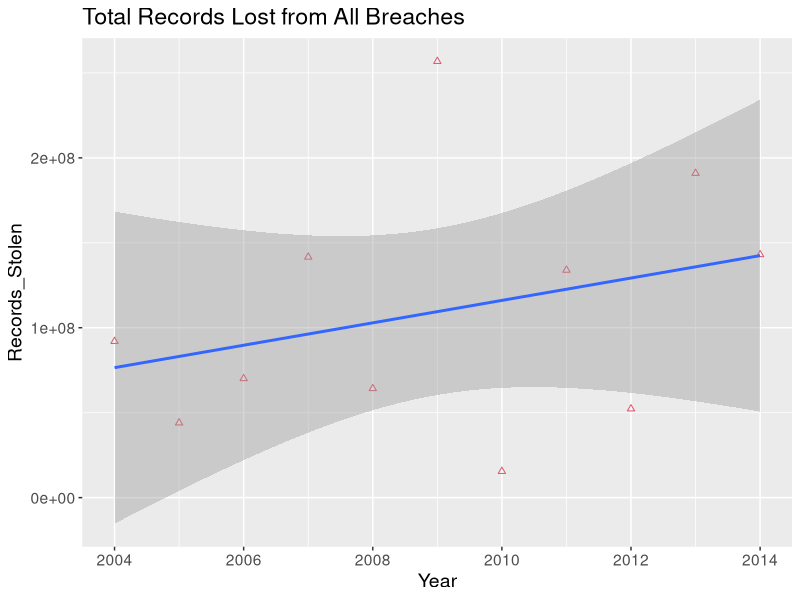
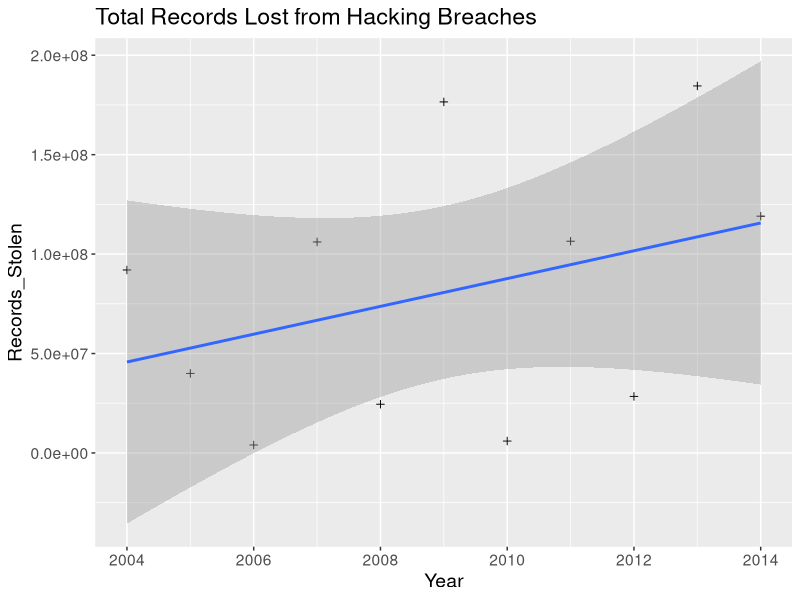
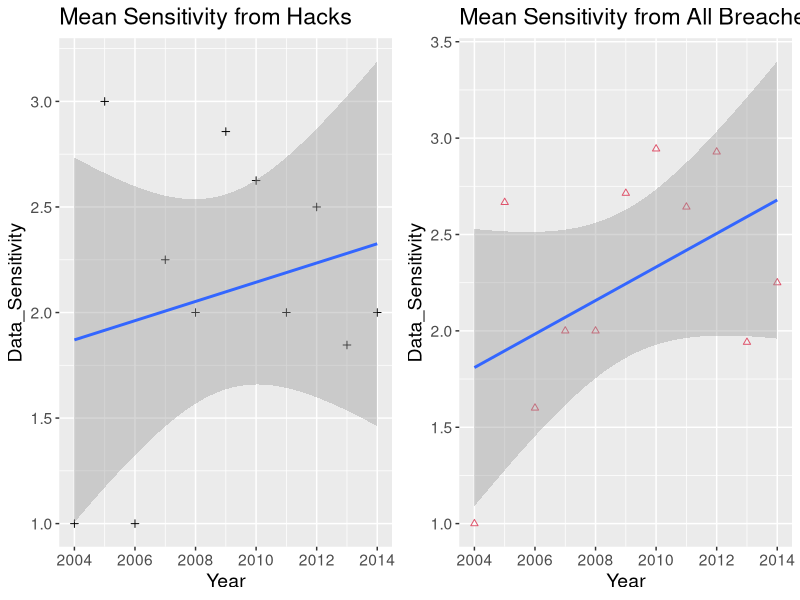

The R script that drew these images, in order:
## ---- chunk 1
        ##get ggplot package
        require(ggplot2)
        require(xtable)
## ---- chunk 2
#


## tried to automate a download of the google docs spreadsheet from this link
##download.file("http://docs.google.com/spreadsheet/ccc?key=0AmenB57kGPGKdHh6eGpTR2lPQl9NZmo3RlVzQ1N2Ymc&single=true&gid=2&range=A1%3AW400#gid=2", "test.csv")
##but was unable to get R to get it. 
##That would be a good addition to the program. 

## Get the data

        Breaches <- read.csv("Balloon Race- Data Breaches - Public Data - Visualisation Data.csv", header=TRUE)

## ---- chunk 3

## DATA CLEANING


        ## delete trailing columns
        Breaches<-Breaches[,1:10]
  
        ##get rid of second desrciptive row
        testt<-as.vector(Breaches[1,] )

                ##function applying as.character to a list   
                tc<-function(x) as.character(x)

        testt<-lapply(testt, tc)
        ##apply colnames
        testt<-tolower(testt)
        testt<-gsub(" ", "", testt)

        colnames(Breaches)<-testt

        Breaches<-Breaches[c(-1, -2),]

        ##get rid of commas in some numerical recorgs
        tempo <- sub("[,]", "", as.character(Breaches$noofrecordsstolen))
        #Breaches$NO.OF.RECORDS.STOLEN <- sub("[,]", "", as.character(Breaches$NO.OF.RECORDS.STOLEN))

        #Make the year numeric

        ##then convert
        Breaches$year<-as.integer(as.numeric(as.character(Breaches$year))+2004)      

        ##Make Breaches numeric
        Breaches$noofrecordsstolen<-as.integer(as.character(Breaches$noofrecordsstolen))



##clean up sensitivity
## This is a little subjective. The legend ranges from 1 to 5, but the data goes to 5000 and sometimes contains multiple impacts
## I have just taken the first character of each line. This will tend to underestimate  


##Turn sensitivity into character
Breaches$datasensitivity<-as.character(Breaches$datasensitivity)
##create function to select first character
first.char <- function(x){
        substring(x, 1, 1)
}
##apply the function
Breaches$datasensitivity <- lapply(Breaches$datasensitivity, first.char)
##turn back into numeric
Breaches$datasensitivity<-as.numeric(Breaches$datasensitivity)


## ---- chunk 4

        ##Print a few random lines and select columns of data
        
                ##can set random seed and create a consistent list of elements if desired
                set.seed(11235)
                ##create elements list
                relem <- sample(1:dim(Breaches)[1],8,replace=FALSE)
                relem <- c(1:2, relem)
                ##create the table to print
                example<-xtable(Breaches[sort(relem),c(1,4,7,9,10)])
                ##print as html
                print(example, type="html", size="small")  



## ---- chunk 5


AggBreaches <- aggregate(Breaches$noofrecordsstolen, list(Year = Breaches$year), sum, na.rm=TRUE)

colnames(AggBreaches) <-c("Year", "Records_Stolen")

par(mar=c(6,5,5,3))

p1<-ggplot(AggBreaches, aes(x=Year, y=Records_Stolen)) +
        geom_point(shape=2, col=2) +
        geom_smooth(method=lm)+
        ggtitle("Total Records Lost from All Breaches") +
        theme(text = element_text(size=14))


print(p1)

## ---- chunk 6

#Create Hacks File
Hacks<-Breaches[grep("hacked", Breaches$methodofleak),]
##aggregate hacks data as a sum
AggHacks <- aggregate(Hacks$noofrecordsstolen, list(Year = Hacks$year), sum, na.rm=TRUE)

colnames(AggHacks) <-c("Year", "Records_Stolen")

p2<-ggplot(AggHacks, aes(x=Year, y=Records_Stolen)) +
        geom_point(shape=3, col=1) +
        geom_smooth(method=lm)+
        ggtitle("Total Records Lost from Hacking Breaches") +
        theme(text = element_text(size=14))

print(p2)

## ---- chunk 7

Breachlm <- lm(Records_Stolen~Year, data = AggBreaches)
Hacklm <- lm(Records_Stolen~Year, data = AggHacks)

#summary(BreachSenslm)

BreachPerYear<-as.integer(Breachlm$coefficient[2]/1000)
HackPerYear<-as.integer(Hacklm$coefficient[2]/1000)

HBratio = signif(100.*(1.-BreachPerYear/HackPerYear),2)


## ---- chunk 8
## I lifted this from http://www.cookbook-r.com/Graphs/Multiple_graphs_on_one_page_(ggplot2)/


# Multiple plot function
#
# ggplot objects can be passed in ..., or to plotlist (as a list of ggplot objects)
# - cols:   Number of columns in layout
# - layout: A matrix specifying the layout. If present, 'cols' is ignored.
#
# If the layout is something like matrix(c(1,2,3,3), nrow=2, byrow=TRUE),
# then plot 1 will go in the upper left, 2 will go in the upper right, and
# 3 will go all the way across the bottom.
#
multiplot <- function(..., plotlist=NULL, file, cols=1, layout=NULL) {
        require(grid)
        
        # Make a list from the ... arguments and plotlist
        plots <- c(list(...), plotlist)
        
        numPlots = length(plots)
        
        # If layout is NULL, then use 'cols' to determine layout
        if (is.null(layout)) {
                # Make the panel
                # ncol: Number of columns of plots
                # nrow: Number of rows needed, calculated from # of cols
                layout <- matrix(seq(1, cols * ceiling(numPlots/cols)),
                                 ncol = cols, nrow = ceiling(numPlots/cols))
        }
        
        if (numPlots==1) {
                print(plots[[1]])
                
        } else {
                # Set up the page
                grid.newpage()
                pushViewport(viewport(layout = grid.layout(nrow(layout), ncol(layout))))
                
                # Make each plot, in the correct location
                for (i in 1:numPlots) {
                        # Get the i,j matrix positions of the regions that contain this subplot
                        matchidx <- as.data.frame(which(layout == i, arr.ind = TRUE))
                        
                        print(plots[[i]], vp = viewport(layout.pos.row = matchidx$row,
                                                        layout.pos.col = matchidx$col))
                }
        }
}
## ---- chunk 9

#Create Hacks File
Hacks<-Breaches[grep("hacked", Breaches$methodofleak),]
##aggregate hacks data as a mean
AggHackSens <- aggregate(Hacks$datasensitivity, list(Year = Hacks$year), mean, na.rm=TRUE)

colnames(AggHackSens) <-c("Year", "Data_Sensitivity")

p1<-ggplot(AggHackSens, aes(x=Year, y=Data_Sensitivity)) +
        geom_point(shape=3, col=1) +
        geom_smooth(method=lm)+
        ggtitle("Mean Sensitivity from Hacks") +
        theme(text = element_text(size=14))

## ---- chunk 10


##aggregate Breaches data as a mean
AggBreachSens <- aggregate(Breaches$datasensitivity, list(Year = Breaches$year), mean, na.rm=TRUE)

colnames(AggBreachSens) <-c("Year", "Data_Sensitivity")

p2<-ggplot(AggBreachSens, aes(x=Year, y=Data_Sensitivity)) +
        geom_point(shape=2, col=2) +
        geom_smooth(method=lm)+
        ggtitle("Mean Sensitivity from All Breaches") +
        theme(text = element_text(size=14))


multiplot(p1, p2, cols=2)

BreachSenslm <- lm(Data_Sensitivity~Year, data = AggBreachSens)
HackSenslm <- lm(Data_Sensitivity~Year, data = AggHackSens)


## ---- chunk 11

#summary(BreachSenslm)

BreachSensPerYear<-BreachSenslm$coefficient[2]/1000.
HackSensPerYear<-HackSenslm$coefficient[2]/1000.

HBSenRatio <- signif(1.*BreachSensPerYear/HackSensPerYear,2)

